Frame 1 (no input): blank canvas, image omitted
Frame 60 (the mouse pressed at the canvas centre just before this capture): blank canvas, image omitted
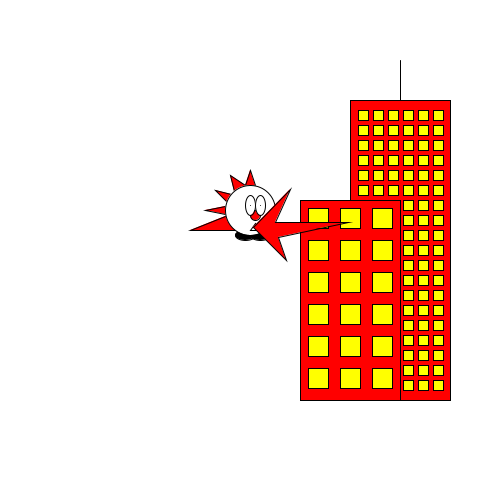
Frame 120 (the mouse held since frame 60 and released just before this capture)

The Processing sketch whose frames 1 and 60 were blank and that drew this single picture after the mouse press (run headless with seeded random() and noise(); from frame 60 on, the mouse is pressed at the canvas centre):

// Processing sketch: processing_24380
// ── processing_24380.pde


int x;
int y;

void setup(){
  size(500,500);
}

void draw() {
  background(255);
  smooth();
  x=mouseX;
  y=mouseY-40;

//city

if ((mouseX>200)) {
  
  rect(350, 100, 100, 300); //larger building
  rect(300, 200, 100, 200); //smaller building
      
  if (mousePressed) { 
    fill(255, 0, 0);
  } else {
    fill(255);
   }
  
  for (int i=358; i<445; i+=15) {
    for (int j=110; j<200; j+=15) {
      fill(255, 255, 0);
      rect(i, j, 10, 10); //repetition of large building window
    }
  }
  
  for (int i=403; i<445; i+=15) {
    for (int j=200; j<395; j+=15) {
      fill(255, 255, 0);
      rect(i, j, 10, 10);
    }
  }

  for (int k=308; k<395; k+=32) {
    for (int l=208; l<400; l+=32) {
      fill(255, 255, 0);
      rect(k, l, 20, 20);
    }
  }

  line(400, 60, 400, 100);
}


//start of dragon

fill(255,0,0);  
triangle(x-10,y,x-10,y+20,x-60,y+20);//tail
triangle(x,y-40,x+5,y-25,x-5,y-25);//spikeone
triangle(x-20,y-35,x-5,y-25,x-15,y-15);//spiketwo
triangle(x-35,y-20,x-15,y-15,x-20,y-5);//spikethree
triangle(x-20,y-5,x-45,y,x-20,y+5);//spikefour
ellipse(x+5,y+5,10,10);//nose

fill(0);
ellipse(x-5, y+25, 20, 10);
ellipse(x+10, y+25, 20, 10); //feet

fill(255);
ellipse(x,y,50,50);//head

arc(x,y, 10, 5, PI/2, 0.63);

fill(255,0,0);
ellipse(x+5,y+5,10,10);//nose

fill(255);
ellipse(x,y-5,10,20);//lefteye
ellipse(x+10,y-5,10,20);//righteye

point(x,y-5);
point(x+10,y-5);
triangle(x,y+20,x+10,y+20,x+5,y+13);
//end of dragon


//FLAMES x=65 y=50
if (mousePressed) {
  fill(255,0,0);
beginShape();
vertex(x+3,y+17);
vertex(x+40,y-21);
vertex(x+25,y+12);
vertex(x+98,y+12);
vertex(x+28,y+27);
vertex(x+36,y+50);
vertex(x+3,y+17);
endShape();
}



}
